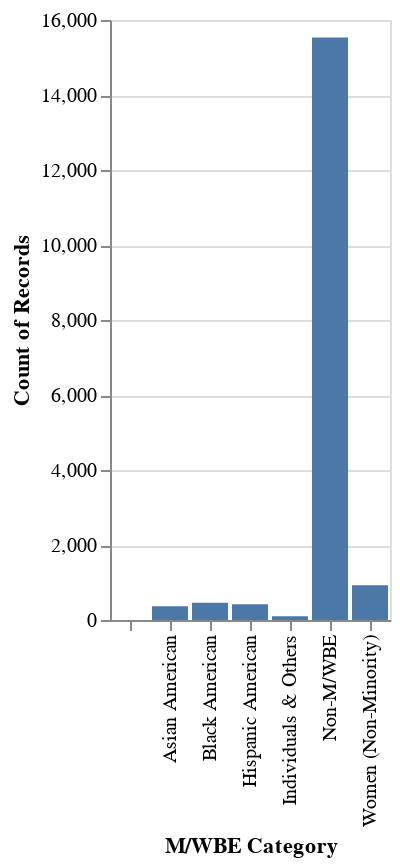

Here is the notebook cell this chart was saved with:
### Code cell
# Create a bar chart
alt.Chart(contracts).mark_bar().encode(
    x='M/WBE Category:N',
    y='count()',
)

### Figure 1 — Vega specification as saved in the notebook (floating-point values rounded to 4 significant figures)
{"$schema": "https://vega.github.io/schema/vega/v5.json", "data": [{"name": "source_0", "values": [{"M/WBE Category": "Women (Non-Minority)", "__count": 927}, {"M/WBE Category": "Non-M/WBE", "__count": 15534}, {"M/WBE Category": "Asian American", "__count": 367}, {"M/WBE Category": "Hispanic American", "__count": 419}, {"M/WBE Category": "Black American", "__count": 459}, {"M/WBE Category": "Individuals & Others", "__count": 102}, {"M/WBE Category": "", "__count": 1}]}, {"name": "source_0_x_domain_M/WBE Category", "values": [{"M/WBE Category": "Women (Non-Minority)"}, {"M/WBE Category": "Non-M/WBE"}, {"M/WBE Category": "Asian American"}, {"M/WBE Category": "Hispanic American"}, {"M/WBE Category": "Black American"}, {"M/WBE Category": "Individuals & Others"}, {"M/WBE Category": ""}]}, {"name": "source_0_y_domain___count", "values": [{"min": 1, "max": 15534}]}], "signals": [{"name": "x_step", "value": 20}, {"name": "width", "update": "bandspace(domain('x').length, 0.1, 0.05) * x_step"}], "marks": [{"type": "rect", "name": "marks", "from": {"data": "source_0"}, "encode": {"update": {"description": {"signal": "\"M/WBE Category: \" + (isValid(datum[\"M/WBE Category\"]) ? datum[\"M/WBE Category\"] : \"\"+datum[\"M/WBE Category\"]) + \"; Count of Records: \" + (format(datum[\"__count\"], \"\"))"}, "y": {"field": "__count", "scale": "y"}, "width": {"signal": "max(0.25, bandwidth('x'))"}, "y2": {"value": 0, "scale": "y"}, "x": {"field": "M/WBE Category", "scale": "x"}, "fill": {"value": "#4c78a8"}, "ariaRoleDescription": {"value": "bar"}}}, "style": ["bar"]}], "scales": [{"name": "x", "type": "band", "domain": {"data": "source_0_x_domain_M/WBE Category", "field": "M/WBE Category", "sort": true}, "range": {"step": {"signal": "x_step"}}, "paddingOuter": 0.05, "paddingInner": 0.1}, {"name": "y", "type": "linear", "domain": [{"signal": "(data(\"source_0_y_domain___count\")[0] || {}).min"}, {"signal": "(data(\"source_0_y_domain___count\")[0] || {}).max"}], "range": [{"signal": "height"}, 0], "zero": true, "nice": true}], "axes": [{"scale": "y", "labels": false, "minExtent": 0, "aria": false, "zindex": 0, "tickCount": {"signal": "ceil(height/40)"}, "maxExtent": 0, "gridScale": "x", "ticks": false, "grid": true, "domain": false, "orient": "left"}, {"scale": "x", "labelAlign": "right", "title": "M/WBE Category", "labelAngle": 270, "labelBaseline": "middle", "orient": "bottom", "grid": false, "zindex": 0}, {"scale": "y", "orient": "left", "labelOverlap": true, "title": "Count of Records", "grid": false, "tickCount": {"signal": "ceil(height/40)"}, "zindex": 0}], "style": "cell", "height": 300, "padding": 5, "background": "white"}
